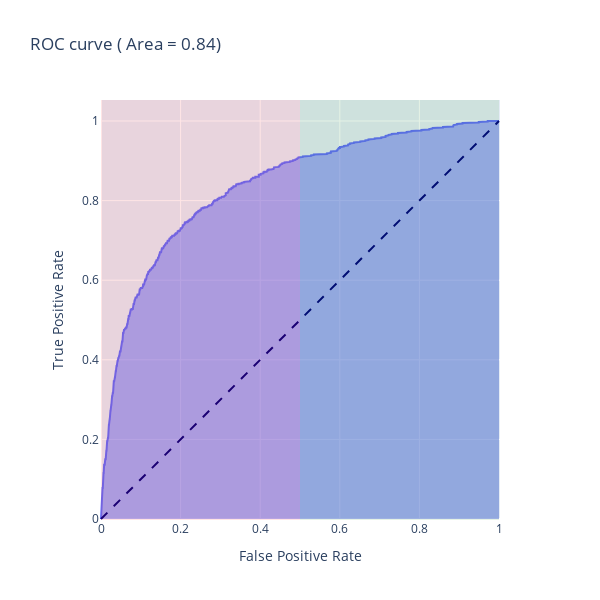

The notebook cell this image was saved under:
### Code cell
y_test_sex_rw = data_transf_test.labels.ravel()

model_performance(rf_transf, data_transf_test.features, y_test_sex_rw)
ROC_Plot(rf_transf, data_transf_test.features, y_test_sex_rw)
Confusion_Matrix(rf_transf, data_transf_test.features, y_test_sex)

### Figure 1 — Plotly figure (JSON) as saved in the notebook; plotly's stock layout.template omitted (floating-point values rounded to 4 significant figures; data arrays with more than 128 entries replaced by an {"elided": "..."} marker saying what was removed)
{"data": [{"fillpattern": {"shape": ""}, "hovertemplate": "False Positive Rate=%{x}<br>True Positive Rate=%{y}<extra></extra>", "legendgroup": "", "line": {"color": "#636efa"}, "marker": {"symbol": "circle"}, "mode": "lines", "name": "", "orientation": "v", "showlegend": false, "stackgroup": "1", "type": "scatter", "x": {"elided": "1147 float values"}, "xaxis": "x", "y": {"elided": "1147 float values"}, "yaxis": "y"}], "layout": {"height": 600, "legend": {"tracegroupgap": 0}, "shapes": [{"line": {"color": "navy", "dash": "dash", "width": 2}, "type": "line", "x0": 0, "x1": 1, "y0": 0, "y1": 1}, {"fillcolor": "red", "line": {"width": 0}, "opacity": 0.1, "type": "rect", "x0": 0, "x1": 0.5, "xref": "x", "y0": 0, "y1": 1, "yref": "y domain"}, {"fillcolor": "green", "line": {"width": 0}, "opacity": 0.1, "type": "rect", "x0": 0.5, "x1": 1, "xref": "x", "y0": 0, "y1": 1, "yref": "y domain"}], "title": {"text": "ROC curve ( Area = 0.84)"}, "width": 600, "xaxis": {"anchor": "y", "constrain": "domain", "domain": [0, 1], "title": {"text": "False Positive Rate"}}, "yaxis": {"anchor": "x", "domain": [0, 1], "scaleanchor": "x", "scaleratio": 1, "title": {"text": "True Positive Rate"}}}}
